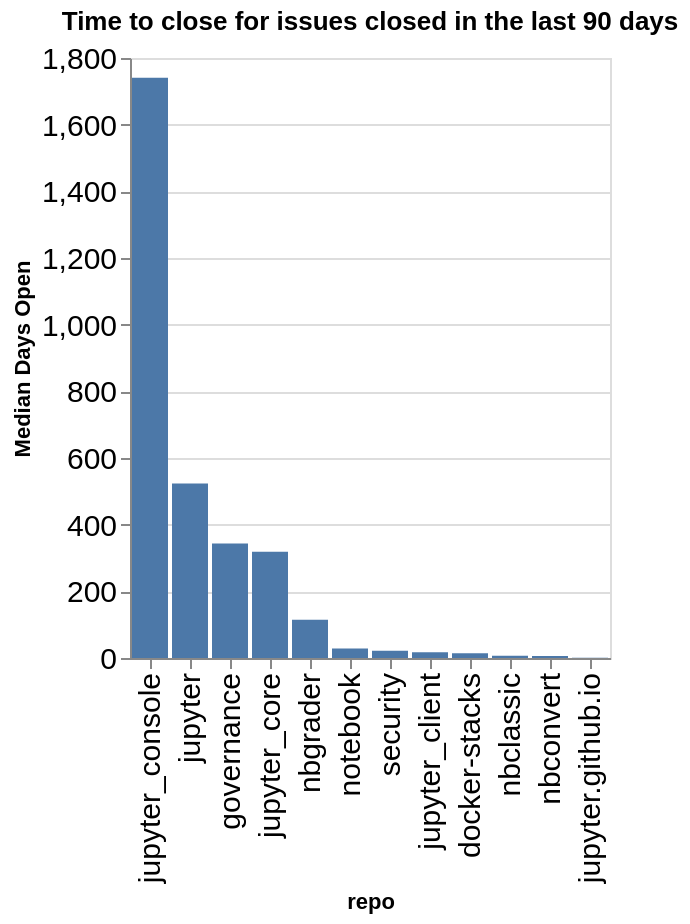

Notebook code cell kept with this figure:
### Code cell
time_open = closed.groupby(['org', 'repo']).agg({'time_open': 'median'}).reset_index()
time_open['time_open'] = time_open['time_open'] / (60 * 60 * 24)
time_open['org/repo'] = time_open.apply(lambda a: a['org'] + '/' + a['repo'], axis=1)
sorted_vals = time_open.sort_values(['org', 'time_open'], ascending=False)['repo'].values
alt.Chart(data=time_open, title=f"Time to close for issues closed in the last {n_days} days").mark_bar().encode(
    x=alt.X('repo', sort=alt.Sort(sorted_vals.tolist())),
    y=alt.Y('time_open', title="Median Days Open"),
)

### Figure 1 — Vega-Lite specification as saved in the notebook (floating-point values rounded to 4 significant figures)
{"config": {"axisLeft": {"labelFontSize": 15}, "axisBottom": {"labelFontSize": 15}}, "data": {"name": "data-ebc15eac22a1a557f3052541015c5f13"}, "mark": {"type": "bar"}, "encoding": {"x": {"field": "repo", "sort": ["jupyter_console", "jupyter", "governance", "jupyter_core", "nbgrader", "notebook", "security", "jupyter_client", "docker-stacks", "nbclassic", "nbconvert", "jupyter.github.io"], "type": "nominal"}, "y": {"field": "time_open", "title": "Median Days Open", "type": "quantitative"}}, "title": "Time to close for issues closed in the last 90 days", "$schema": "https://vega.github.io/schema/vega-lite/v5.20.1.json", "datasets": {"data-ebc15eac22a1a557f3052541015c5f13": [{"org": "jupyter", "repo": "docker-stacks", "time_open": 14.61, "org/repo": "jupyter/docker-stacks"}, {"org": "jupyter", "repo": "governance", "time_open": 343.6, "org/repo": "jupyter/governance"}, {"org": "jupyter", "repo": "jupyter", "time_open": 523.9, "org/repo": "jupyter/jupyter"}, {"org": "jupyter", "repo": "jupyter.github.io", "time_open": 0.9404, "org/repo": "jupyter/jupyter.github.io"}, {"org": "jupyter", "repo": "jupyter_client", "time_open": 17.07, "org/repo": "jupyter/jupyter_client"}, {"org": "jupyter", "repo": "jupyter_console", "time_open": 1741.0, "org/repo": "jupyter/jupyter_console"}, {"org": "jupyter", "repo": "jupyter_core", "time_open": 319.1, "org/repo": "jupyter/jupyter_core"}, {"org": "jupyter", "repo": "nbclassic", "time_open": 7.074, "org/repo": "jupyter/nbclassic"}, {"org": "jupyter", "repo": "nbconvert", "time_open": 5.779, "org/repo": "jupyter/nbconvert"}, {"org": "jupyter", "repo": "nbgrader", "time_open": 114.8, "org/repo": "jupyter/nbgrader"}, {"org": "jupyter", "repo": "notebook", "time_open": 28.17, "org/repo": "jupyter/notebook"}, {"org": "jupyter", "repo": "security", "time_open": 21.87, "org/repo": "jupyter/security"}]}}
